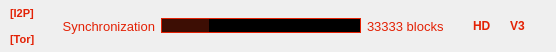
       <widget class="QWidget" name="wStatusBar" native="true">
        <property name="minimumSize">
         <size>
          <width>0</width>
          <height>52</height>
         </size>
        </property>
        <property name="maximumSize">
         <size>
          <width>16777215</width>
          <height>52</height>
         </size>
        </property>
        <property name="styleSheet">
         <string notr="true">#wStatusBar {
	background-color: #000;
	}
QLabel {
	color: #e32105;
	}</string>
        </property>
        <layout class="QHBoxLayout" name="horizontalLayout_6" stretch="0,0,0,1,0,1,0,0,0,0,0,0,0">
         <property name="leftMargin">
          <number>0</number>
         </property>
         <property name="topMargin">
          <number>0</number>
         </property>
         <property name="rightMargin">
          <number>0</number>
         </property>
         <property name="bottomMargin">
          <number>0</number>
         </property>
         <item>
          <spacer name="horizontalSpacer_8">
           <property name="orientation">
            <enum>Qt::Horizontal</enum>
           </property>
           <property name="sizeType">
            <enum>QSizePolicy::Fixed</enum>
           </property>
           <property name="sizeHint" stdset="0">
            <size>
             <width>10</width>
             <height>20</height>
            </size>
           </property>
          </spacer>
         </item>
         <item>
          <widget class="QWidget" name="wAddressStack" native="true">
           <layout class="QVBoxLayout" name="verticalLayout_5">
            <property name="leftMargin">
             <number>0</number>
            </property>
            <property name="topMargin">
             <number>0</number>
            </property>
            <property name="rightMargin">
             <number>0</number>
            </property>
            <property name="bottomMargin">
             <number>0</number>
            </property>
            <property name="spacing">
             <number>0</number>
            </property>
            <item>
             <widget class="QWidget" name="wI2PRow" native="true">
              <layout class="QHBoxLayout" name="horizontalLayout_i2p">
               <property name="leftMargin">
                <number>0</number>
               </property>
               <property name="topMargin">
                <number>0</number>
               </property>
               <property name="rightMargin">
                <number>0</number>
               </property>
               <property name="bottomMargin">
                <number>0</number>
               </property>
               <property name="spacing">
                <number>4</number>
               </property>
               <item>
                <widget class="QLabel" name="label_i2p_icon">
                 <property name="font">
                  <font>
                   <pointsize>8</pointsize>
                   <weight>75</weight>
                   <bold>true</bold>
                  </font>
                 </property>
                 <property name="toolTip">
                  <string>I2P router status</string>
                 </property>
                 <property name="text">
                  <string notr="true">[I2P]</string>
                 </property>
                </widget>
               </item>
               <item>
                <widget class="QLabel" name="label_i2p">
                 <property name="font">
                  <font>
                   <pointsize>8</pointsize>
                   <weight>75</weight>
                   <bold>true</bold>
                  </font>
                 </property>
                 <property name="cursor">
                  <cursorShape>PointingHandCursor</cursorShape>
                 </property>
                 <property name="toolTip">
                  <string>Click to copy .b32.i2p address</string>
                 </property>
                 <property name="text">
                  <string notr="true"/>
                 </property>
                 <property name="textInteractionFlags">
                  <set>Qt::NoTextInteraction</set>
                 </property>
                </widget>
               </item>
              </layout>
             </widget>
            </item>
            <item>
             <widget class="QWidget" name="wTorRow" native="true">
              <layout class="QHBoxLayout" name="horizontalLayout_tor">
               <property name="leftMargin">
                <number>0</number>
               </property>
               <property name="topMargin">
                <number>0</number>
               </property>
               <property name="rightMargin">
                <number>0</number>
               </property>
               <property name="bottomMargin">
                <number>0</number>
               </property>
               <property name="spacing">
                <number>4</number>
               </property>
               <item>
                <widget class="QLabel" name="label_tor_icon">
                 <property name="font">
                  <font>
                   <pointsize>8</pointsize>
                   <weight>75</weight>
                   <bold>true</bold>
                  </font>
                 </property>
                 <property name="toolTip">
                  <string>Tor V3 hidden service status</string>
                 </property>
                 <property name="text">
                  <string notr="true">[Tor]</string>
                 </property>
                </widget>
               </item>
               <item>
                <widget class="QLabel" name="label_onion">
                 <property name="font">
                  <font>
                   <pointsize>8</pointsize>
                   <weight>75</weight>
                   <bold>true</bold>
                  </font>
                 </property>
                 <property name="cursor">
                  <cursorShape>PointingHandCursor</cursorShape>
                 </property>
                 <property name="toolTip">
                  <string>Click to copy .onion address</string>
                 </property>
                 <property name="text">
                  <string notr="true"/>
                 </property>
                 <property name="textInteractionFlags">
                  <set>Qt::NoTextInteraction</set>
                 </property>
                </widget>
               </item>
              </layout>
             </widget>
            </item>
           </layout>
          </widget>
         </item>
         <item>
          <spacer name="horizontalSpacer_onion">
           <property name="orientation">
            <enum>Qt::Horizontal</enum>
           </property>
           <property name="sizeType">
            <enum>QSizePolicy::Fixed</enum>
           </property>
           <property name="sizeHint" stdset="0">
            <size>
             <width>10</width>
             <height>20</height>
            </size>
           </property>
          </spacer>
         </item>
         <item>
          <widget class="QLabel" name="label_synchronization">
           <property name="font">
            <font>
             <pointsize>10</pointsize>
            </font>
           </property>
           <property name="text">
            <string>Synchronization</string>
           </property>
           <property name="alignment">
            <set>Qt::AlignRight|Qt::AlignTrailing|Qt::AlignVCenter</set>
           </property>
          </widget>
         </item>
         <item>
          <widget class="QProgressBar" name="progressBar">
           <property name="minimumSize">
            <size>
             <width>200</width>
             <height>15</height>
            </size>
           </property>
           <property name="maximumSize">
            <size>
             <width>16777215</width>
             <height>15</height>
            </size>
           </property>
           <property name="styleSheet">
            <string notr="true">QProgressBar {
    border: 1px solid#e32105;
	background-color: #000;
	}

QProgressBar::chunk {
	background-color: #3d0e04;
	/*width: 20px;*/
	}</string>
           </property>
           <property name="value">
            <number>24</number>
           </property>
           <property name="textVisible">
            <bool>false</bool>
           </property>
           <property name="format">
            <string/>
           </property>
          </widget>
         </item>
         <item>
          <widget class="QLabel" name="label_blocks">
           <property name="font">
            <font>
             <pointsize>10</pointsize>
            </font>
           </property>
           <property name="text">
            <string>33333 blocks</string>
           </property>
          </widget>
         </item>
         <item>
          <spacer name="horizontalSpacer_6">
           <property name="orientation">
            <enum>Qt::Horizontal</enum>
           </property>
           <property name="sizeHint" stdset="0">
            <size>
             <width>10</width>
             <height>20</height>
            </size>
           </property>
          </spacer>
         </item>
         <item>
          <widget class="QLabel" name="label_encryption">
           <property name="maximumSize">
            <size>
             <width>16</width>
             <height>16</height>
            </size>
           </property>
           <property name="text">
            <string/>
           </property>
           <property name="pixmap">
            <pixmap resource="../triangles.qrc">:/icons/lock_closed</pixmap>
           </property>
          </widget>
         </item>
         <item>
          <widget class="OutlinedLabel" name="label_hd">
           <property name="font">
            <font>
             <pointsize>9</pointsize>
             <weight>75</weight>
             <bold>true</bold>
            </font>
           </property>
           <property name="outlineColor">
            <color>
             <red>242</red>
             <green>101</green>
             <blue>34</blue>
            </color>
           </property>
           <property name="outlineWidth">
            <number>3</number>
           </property>
           <property name="toolTip">
            <string>HD (BIP39) wallet seed status</string>
           </property>
           <property name="text">
            <string notr="true">HD</string>
           </property>
          </widget>
         </item>
         <item>
          <widget class="QLabel" name="label_staking">
           <property name="text">
            <string notr="true"/>
           </property>
           <property name="pixmap">
            <pixmap resource="../triangles.qrc">:/icons/staking_off</pixmap>
           </property>
          </widget>
         </item>
         <item>
          <widget class="QLabel" name="label_v3">
           <property name="font">
            <font>
             <pointsize>9</pointsize>
             <weight>75</weight>
             <bold>true</bold>
            </font>
           </property>
           <property name="toolTip">
            <string>Tor V3 hidden service status</string>
           </property>
           <property name="text">
            <string notr="true">V3</string>
           </property>
          </widget>
         </item>
         <item>
          <widget class="QLabel" name="label_connections">
           <property name="text">
            <string notr="true"/>
           </property>
           <property name="pixmap">
            <pixmap resource="../triangles.qrc">:/icons/connect_1</pixmap>
           </property>
          </widget>
         </item>
         <item>
          <widget class="QLabel" name="label_synced">
           <property name="text">
            <string/>
           </property>
           <property name="pixmap">
            <pixmap resource="../triangles.qrc">:/icons/synced</pixmap>
           </property>
          </widget>
         </item>
         <item>
          <spacer name="horizontalSpacer_7">
           <property name="orientation">
            <enum>Qt::Horizontal</enum>
           </property>
           <property name="sizeType">
            <enum>QSizePolicy::Fixed</enum>
           </property>
           <property name="sizeHint" stdset="0">
            <size>
             <width>5</width>
             <height>20</height>
            </size>
           </property>
          </spacer>
         </item>
        </layout>
       </widget>
